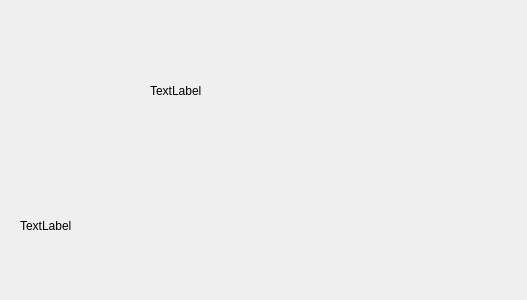
<?xml version="1.0" encoding="UTF-8"?>
<ui version="4.0">
 <class>Dialog</class>
 <widget class="QDialog" name="Dialog">
  <property name="geometry">
   <rect>
    <x>0</x>
    <y>0</y>
    <width>527</width>
    <height>300</height>
   </rect>
  </property>
  <property name="windowTitle">
   <string>Dialog</string>
  </property>
  <widget class="QLabel" name="image">
   <property name="geometry">
    <rect>
     <x>20</x>
     <y>20</y>
     <width>121</width>
     <height>141</height>
    </rect>
   </property>
   <property name="text">
    <string/>
   </property>
  </widget>
  <widget class="QLabel" name="label1">
   <property name="geometry">
    <rect>
     <x>150</x>
     <y>30</y>
     <width>231</width>
     <height>121</height>
    </rect>
   </property>
   <property name="text">
    <string>TextLabel</string>
   </property>
  </widget>
  <widget class="QLabel" name="label2">
   <property name="geometry">
    <rect>
     <x>20</x>
     <y>170</y>
     <width>481</width>
     <height>111</height>
    </rect>
   </property>
   <property name="text">
    <string>TextLabel</string>
   </property>
  </widget>
 </widget>
 <resources/>
 <connections/>
</ui>
